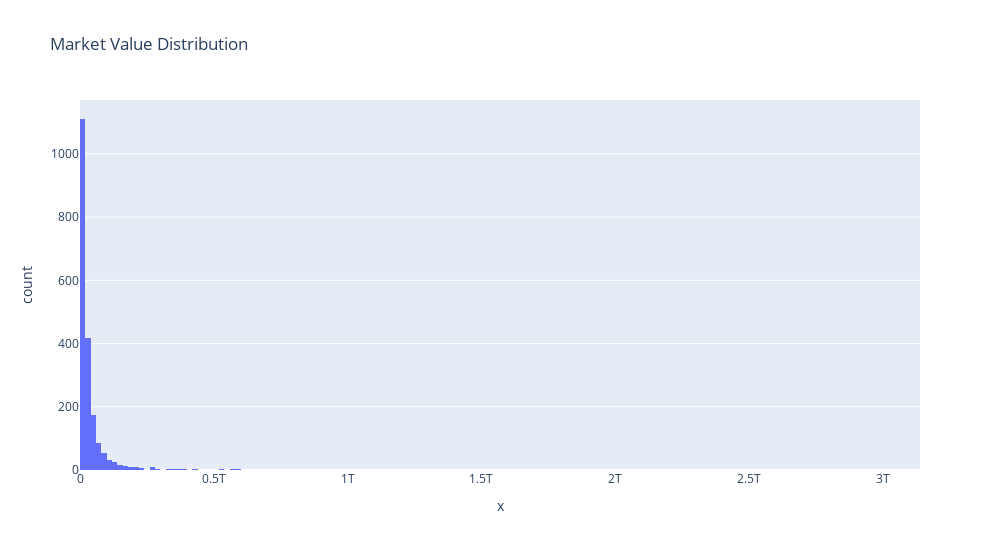

Here is the notebook cell this chart was saved with:
### Markdown cell above
companies have assets between 0-1 trillion and majority have atleast 0-50 Billion

### Code cell
fig=px.histogram(x=df['Market Value'],title='Market Value Distribution')
fig.update_layout(width=1000,height=550)
fig.show()

### Figure 1 — Plotly figure (JSON) as saved in the notebook; plotly's stock layout.template omitted (floating-point values rounded to 4 significant figures; data arrays with more than 128 entries replaced by an {"elided": "..."} marker saying what was removed)
{"data": [{"alignmentgroup": "True", "bingroup": "x", "hovertemplate": "x=%{x}<br>count=%{y}<extra></extra>", "legendgroup": "", "marker": {"color": "#636efa", "pattern": {"shape": ""}}, "name": "", "offsetgroup": "", "orientation": "v", "showlegend": false, "type": "histogram", "x": {"elided": "2001 int values"}, "xaxis": "x", "yaxis": "y"}], "layout": {"barmode": "relative", "height": 550, "legend": {"tracegroupgap": 0}, "title": {"text": "Market Value Distribution"}, "width": 1000, "xaxis": {"anchor": "y", "autorange": true, "domain": [0, 1], "range": [-0.5, 3140000000000.0], "title": {"text": "x"}, "type": "linear"}, "yaxis": {"anchor": "x", "autorange": true, "domain": [0, 1], "range": [0, 1171.0], "title": {"text": "count"}}}}
